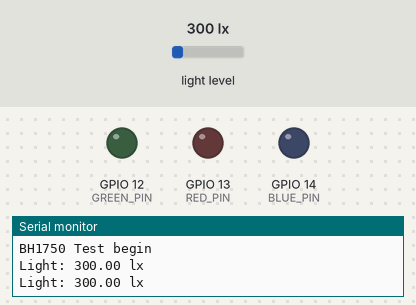
The program below on a simulated ESP32. Shown: output pins drawn as LEDs (lit = HIGH), the last lines printed to the serial monitor. The test bench sets the inputs (shaded band); at power-on: light level 300 lx.

Above: at 1.8 s.
1.9 s: light level set to 104 lx
3.4 s: light level set to 90 lx
At 4.9 s:
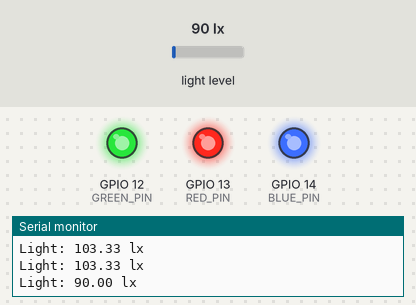
5.5 s: light level set to 500 lx
At 6.5 s:
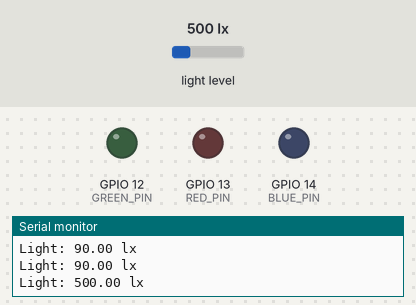
7.5 s: light level set to 40 lx
At 9.2 s:
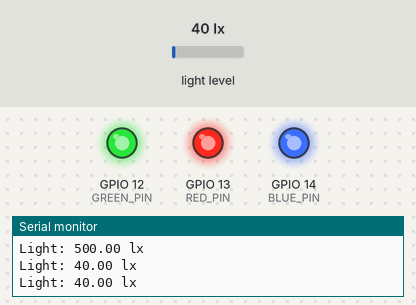
Timing chart, 0 to 10.5 s (numbered marks = the images above; inputs shaded):
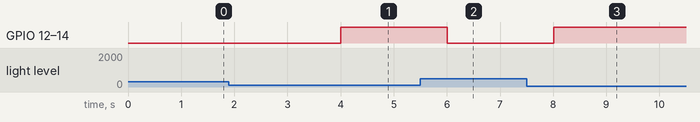

Measured:
- the behaviour switches between 100 and 99 lx on light level (found by bisection; images 0 and 1)
- after the input at 3.4 s, GPIO 12 (GREEN_PIN), GPIO 13 (RED_PIN), GPIO 14 (BLUE_PIN): LOW → HIGH after 0.60 s
- after the input at 5.5 s, GPIO 12 (GREEN_PIN), GPIO 13 (RED_PIN), GPIO 14 (BLUE_PIN): HIGH → LOW after 0.51 s
- after the input at 7.5 s, GPIO 12 (GREEN_PIN), GPIO 13 (RED_PIN), GPIO 14 (BLUE_PIN): LOW → HIGH after 0.51 s

The program:

main.cpp
```cpp
#include <Wire.h>
#include <BH1750.h>

BH1750 lightMeter;

#define RED_PIN 13
#define GREEN_PIN 12
#define BLUE_PIN 14


#define LEDC_CHANNEL_RED   0
#define LEDC_CHANNEL_GREEN 1
#define LEDC_CHANNEL_BLUE  2
#define LEDC_TIMER_BIT     8
#define LEDC_BASE_FREQ     5000

void setup(){
  Serial.begin(115200);
  Wire.begin();
  lightMeter.begin();
  ledcSetup(LEDC_CHANNEL_RED, LEDC_BASE_FREQ, LEDC_TIMER_BIT);
  ledcSetup(LEDC_CHANNEL_GREEN, LEDC_BASE_FREQ, LEDC_TIMER_BIT);
  ledcSetup(LEDC_CHANNEL_BLUE, LEDC_BASE_FREQ, LEDC_TIMER_BIT);
  ledcAttachPin(RED_PIN, LEDC_CHANNEL_RED);
  ledcAttachPin(GREEN_PIN, LEDC_CHANNEL_GREEN);
  ledcAttachPin(BLUE_PIN, LEDC_CHANNEL_BLUE);
  ledcWrite(LEDC_CHANNEL_RED, 0);
  ledcWrite(LEDC_CHANNEL_GREEN, 0);
  ledcWrite(LEDC_CHANNEL_BLUE, 0);
  Serial.println(F("BH1750 Test begin"));
}

void loop() {
  float lux = lightMeter.readLightLevel();

  Serial.print("Light: ");
  Serial.print(lux);
  Serial.println(" lx");
  float lightThreshold = 100.0;
  if (lux < lightThreshold) {
    ledcWrite(LEDC_CHANNEL_RED, 255);
    ledcWrite(LEDC_CHANNEL_GREEN, 255);
    ledcWrite(LEDC_CHANNEL_BLUE, 255);
  } else {
    ledcWrite(LEDC_CHANNEL_RED, 0);
    ledcWrite(LEDC_CHANNEL_GREEN, 0);
    ledcWrite(LEDC_CHANNEL_BLUE, 0);
  }
  delay(1000);
}
```
